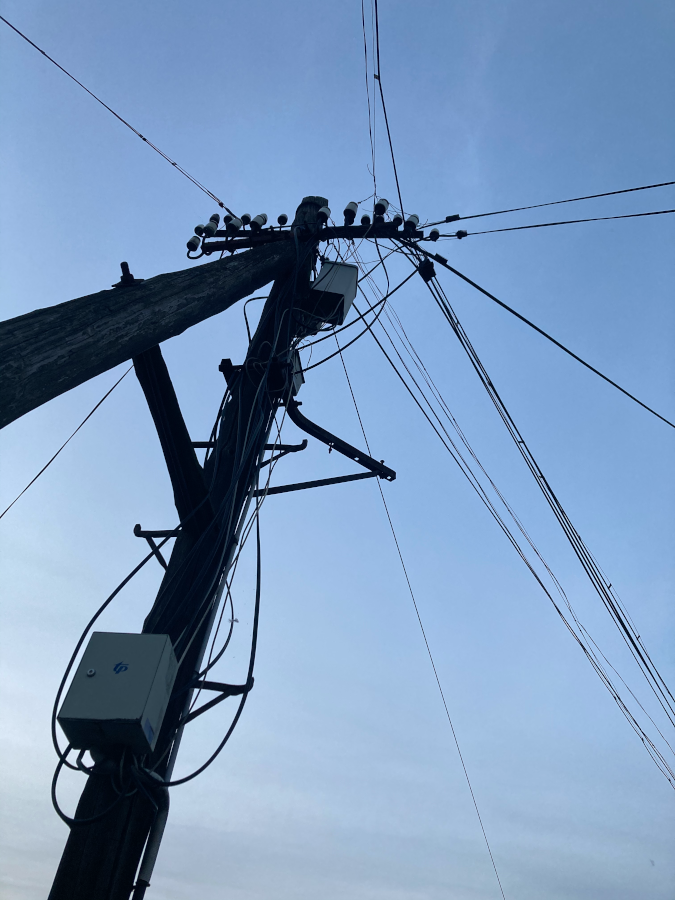
#> input picture perceptual-image-quality-assessment/image.png, 675 x 900 px
$ python grayscale.py
#> lines starting #> are read from the running program, lines starting #| are printed output that depends on the picture
import os
import sys
import cv2

original_image = cv2.imread(
        os.path.join(sys.path[0], 'image.png'))
#> original_image is the input picture: shape (900, 675, 3); mean B, G, R 187.9, 152.1, 123
original_image_grayscale = cv2.cvtColor(original_image, cv2.COLOR_BGR2GRAY)
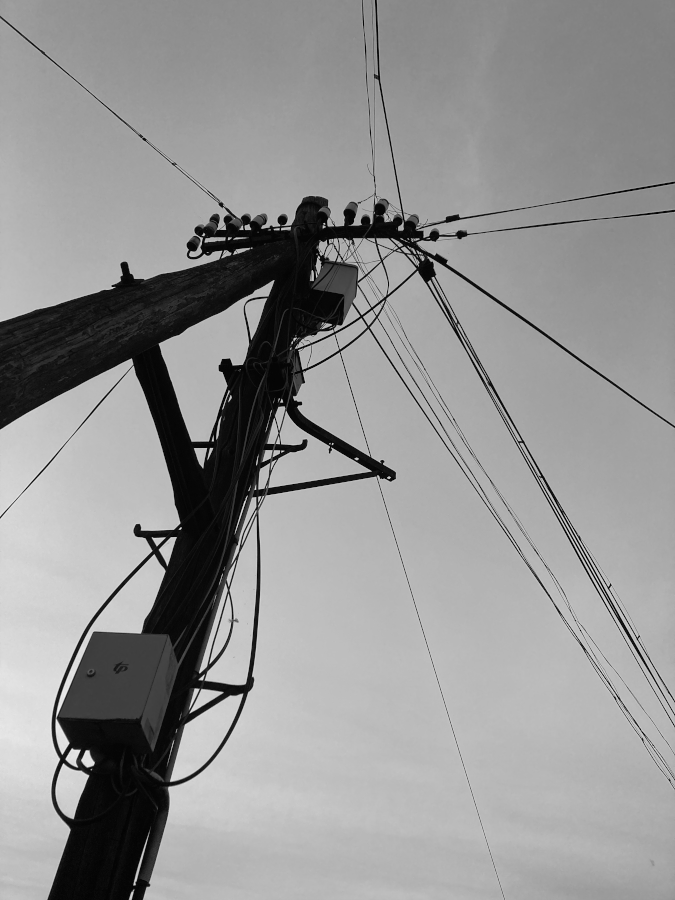
#> original_image_grayscale: shape (900, 675); min 1, max 244, mean 147.5

cv2.imwrite(os.path.join(sys.path[0], 'image-grayscale.png'), original_image_grayscale)
